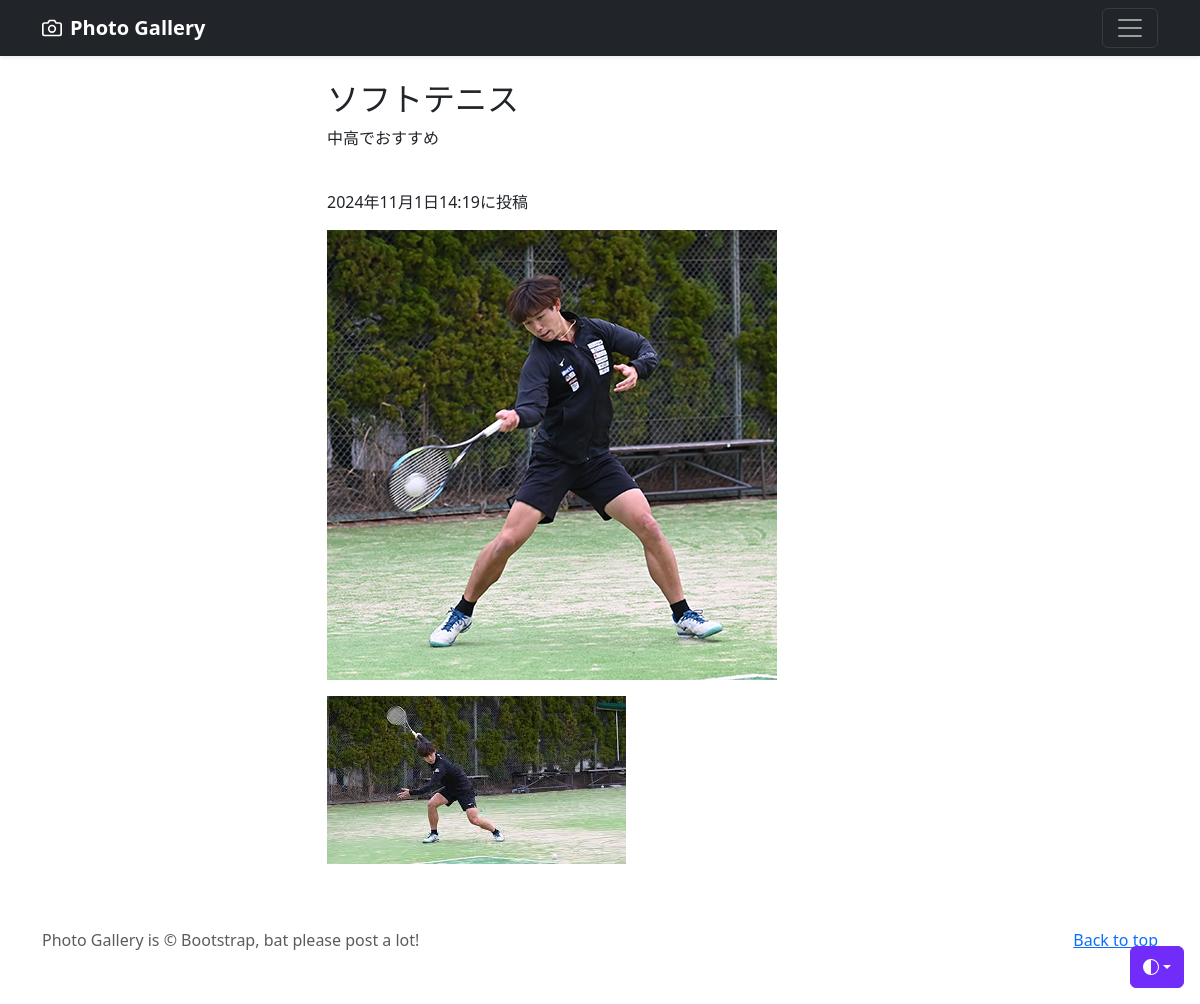
Screenshot of /photo-detail/3 (signed in) with the database file from the repository.
### photo/models.py (models this page shows, shortened)
class PhotoPost(models.Model):
    user=models.ForeignKey(
        CustomUser,
        verbose_name='ユーザー',
        on_delete=models.CASCADE
    )
    category=models.ForeignKey(
        Category,
        verbose_name='カテゴリ',
        on_delete=models.PROTECT
    )
    title=models.CharField(
        verbose_name='タイトル',
        max_length=200
    )
    comment=models.TextField(
        verbose_name='コメント',
    )
    image1=models.ImageField(
        verbose_name='イメージ1',
        upload_to='photos'
    )
    image2=models.ImageField(
        verbose_name='イメージ2',
        upload_to='photos',
        blank=True,
        null=True
    )
    posted_at=models.DateTimeField(
        verbose_name='投稿日時',
        auto_now_add=True,
    )

### photo/views.py (the view)
# urls.py: path('photo-detail/<int:pk>',views.DetailView.as_view(),name='photo_detail'),
class DetailView(DetailView):
    template_name='detail.html'
    model=PhotoPost

### photo/templates/detail.html (shortened to what this page needs)
{% extends 'base.html' %}
    {% block contents %}
    <br>
    <div class="container">
        <div class="row">
            <div class="col offset-3">
                <h2>{{object.title}}</h2>
                <p>{{object.comment}}</p>
                <br>
                <p>{{object.posted_at}}に投稿</p>
                <p><img src="{{ object.image1.url }}"></img></p>
                {% if object.image2 %}
                    <p><img src="{{ object.image2.url }}"></img></p>
                {% endif %}
            </div>
        </div>
    </div>
    {% endblock %}

### rows the page displays
PhotoPost: title "ソフトテニス", comment "中高でおすすめ", posted_at "2024年11月1日14:19", image1 (picture), image2 (picture)
